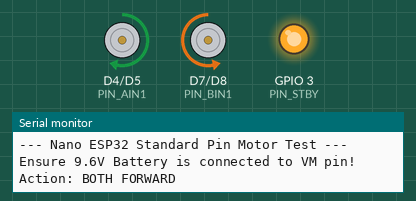
Simulated run of this sketch. Board: ESP8266 (NodeMCU). Parts: motor-driver pin pairs drawn as motors (green arrow = first pin HIGH = forward, orange = second pin HIGH = backward, longer = more drive, scaled by the enable pin, stopped while the standby pin is LOW), output pins drawn as LEDs (lit = HIGH), the last lines printed to the serial monitor.

Above: at 4.0 s.
At 7.0 s:
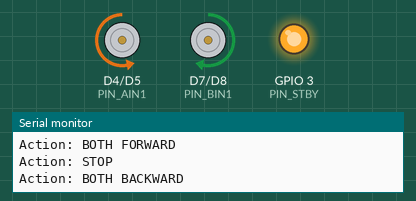
At 9.5 s:
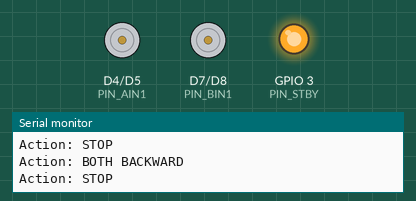
Timing chart, 0 to 13.4 s (numbered marks = the images above):
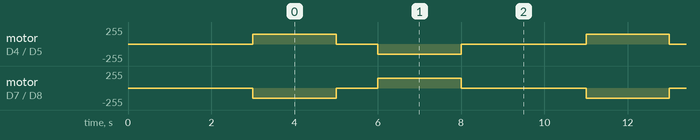

Measured:
- by itself, motor on D4 (PIN_AIN1) / D5 (PIN_AIN2): repeats every 8.0 s: stopped 1.0 s, backward 150/255 2.0 s, stopped 3.0 s, forward 150/255 2.0 s
- by itself, motor on D7 (PIN_BIN1) / D8 (PIN_BIN2): repeats every 8.0 s: stopped 1.0 s, forward 150/255 2.0 s, stopped 3.0 s, backward 150/255 2.0 s

The sketch:

Motor_Test.ino
```cpp
// Using the "Dx" labels directly for the Nano ESP32
const int PIN_PWMA = D3;
const int PIN_AIN1 = D4;
const int PIN_AIN2 = D5;

const int PIN_PWMB = D6;
const int PIN_BIN1 = D7; // Note: This triggers the onboard Red LED
const int PIN_BIN2 = D8;

const int PIN_STBY = D9;

void setup() {
  Serial.begin(115200);

  // Set all motor pins as outputs
  pinMode(PIN_PWMA, OUTPUT);
  pinMode(PIN_AIN1, OUTPUT);
  pinMode(PIN_AIN2, OUTPUT);
  pinMode(PIN_PWMB, OUTPUT);
  pinMode(PIN_BIN1, OUTPUT);
  pinMode(PIN_BIN2, OUTPUT);
  pinMode(PIN_STBY, OUTPUT);

  // Take the driver out of sleep mode
  digitalWrite(PIN_STBY, HIGH);

  Serial.println("--- Nano ESP32 Standard Pin Motor Test ---");
  Serial.println("Ensure 9.6V Battery is connected to VM pin!");
  delay(3000);
}

void loop() {
  // 1. Move Forward
  Serial.println("Action: BOTH FORWARD");
  driveMotors(true, 150); // 150 is a safe speed for 9.6V
  delay(2000);

  // 2. Stop
  Serial.println("Action: STOP");
  driveMotors(true, 0);
  delay(1000);

  // 3. Move Backward
  Serial.println("Action: BOTH BACKWARD");
  driveMotors(false, 150);
  delay(2000);

  // 4. Stop
  Serial.println("Action: STOP");
  driveMotors(true, 0);
  delay(3000);
}

void driveMotors(bool forward, int speed) {
  // Motor A - Keep as is
  digitalWrite(PIN_AIN1, forward ? HIGH : LOW);
  digitalWrite(PIN_AIN2, forward ? LOW : HIGH);
  analogWrite(PIN_PWMA, speed);

  // Motor B - FLIPPED logic to match Motor A
  digitalWrite(PIN_BIN1, forward ? LOW : HIGH); // Changed from HIGH : LOW
  digitalWrite(PIN_BIN2, forward ? HIGH : LOW); // Changed from LOW : HIGH
  analogWrite(PIN_PWMB, speed);
}
```
